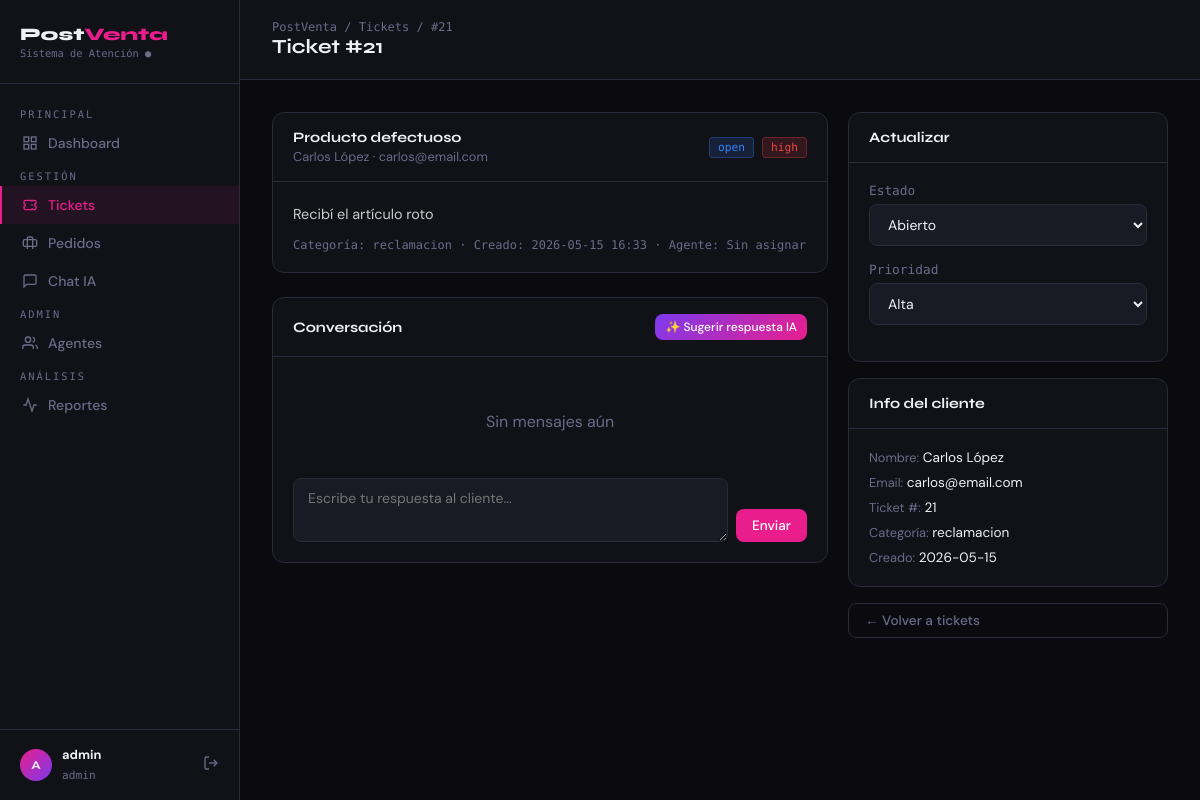
Page /tickets/21 (signed in) on the committed database.
### tables this page shows
CREATE TABLE tickets (
        id INTEGER PRIMARY KEY AUTOINCREMENT,
        title TEXT NOT NULL,
        description TEXT NOT NULL,
        status TEXT DEFAULT 'open',
        priority TEXT DEFAULT 'medium',
        category TEXT DEFAULT 'general',
        customer_name TEXT NOT NULL,
        customer_email TEXT NOT NULL,
        assigned_to INTEGER,
        created_at TIMESTAMP DEFAULT CURRENT_TIMESTAMP,
        updated_at TIMESTAMP DEFAULT CURRENT_TIMESTAMP,
        resolved_at TIMESTAMP,
        FOREIGN KEY (assigned_to) REFERENCES users(id)
    );

### app.py (the view)
@app.route('/tickets/<int:tid>', methods=['GET','POST'])
@login_required
def ticket_detail(tid):
    conn = get_db()
    ticket = conn.execute("SELECT t.*, u.username as agent FROM tickets t LEFT JOIN users u ON t.assigned_to=u.id WHERE t.id=?", (tid,)).fetchone()
    messages = conn.execute("SELECT * FROM ticket_messages WHERE ticket_id=? ORDER BY created_at", (tid,)).fetchall()
    agents = conn.execute("SELECT * FROM users WHERE role IN ('agent','admin')").fetchall()
    conn.close()
    if not ticket:
        return redirect(url_for('tickets'))
    return render_template('ticket_detail.html', ticket=ticket, messages=messages, agents=agents)

### app.py (called while the page is built)
def get_db():
    conn = sqlite3.connect(DB)
    conn.row_factory = sqlite3.Row
    return conn

def login_required(f):
    from functools import wraps
    @wraps(f)
    def decorated(*args, **kwargs):
        if 'user_id' not in session:
            return redirect(url_for('login'))
        return f(*args, **kwargs)
    return decorated

### templates/ticket_detail.html (shortened to what this page needs)
{% extends "base.html" %}
{% block breadcrumb %}Tickets / #{{ ticket.id }}{% endblock %}
{% block page_title %}Ticket #{{ ticket.id }}{% endblock %}
{% block content %}
<div class="ticket-layout">
  <div>
    <div class="card mb-24">
      <div class="card-header">
        <div>
          <h3>{{ ticket.title }}</h3>
          <div class="text-muted" style="margin-top:2px;font-size:.8rem">{{ ticket.customer_name }} · {{ ticket.customer_email }}</div>
        </div>
        <div class="flex gap-8">
          <span class="badge badge-{{ ticket.status }}">{{ ticket.status|replace('_',' ') }}</span>
          <span class="badge badge-{{ ticket.priority }}">{{ ticket.priority }}</span>
        </div>
      </div>
      <div class="card-body">
        <p style="font-size:.9rem;line-height:1.7;color:#ccc">{{ ticket.description }}</p>
        <div class="text-muted font-mono" style="margin-top:12px;font-size:.75rem">
          Categoría: {{ ticket.category }} · Creado: {{ ticket.created_at[:16] }} · Agente: {{ ticket.agent or 'Sin asignar' }}
        </div>
      </div>
    </div>
    <div class="card">
      <div class="card-header">
        <h3>Conversación</h3>
        <button class="btn btn-ai btn-sm" onclick="getAiSuggestion()" id="ai-btn">✨ Sugerir respuesta IA</button>
      </div>
      <div class="card-body">
        <div class="chat-box" id="chat-box">
          {% if not messages %}
          <div class="empty" style="padding:30px">Sin mensajes aún</div>
          {% endif %}
        </div>
        <form method="POST" action="{{ url_for('ticket_message', tid=ticket.id) }}" style="margin-top:12px">
          <div style="display:flex;gap:8px;align-items:flex-end">
            <textarea class="form-control" name="message" id="msg-input" placeholder="Escribe tu respuesta al cliente..." style="min-height:64px;flex:1" required></textarea>
            <button type="submit" class="btn btn-primary">Enviar</button>
          </div>
        </form>
      </div>
    </div>
  </div>
  <div style="display:flex;flex-direction:column;gap:16px">
    <div class="card">
      <div class="card-header"><h3>Actualizar</h3></div>
      <div class="card-body">
        <div class="form-group">
          <label class="form-label">Estado</label>
          <select class="form-control" id="sel-status" onchange="updateTicket('status', this.value)">
            <option value="open" {{ 'selected' if ticket.status=='open' }}>Abierto</option>
          </select>
        </div>
        <div class="form-group">
          <label class="form-label">Prioridad</label>
          <select class="form-control" id="sel-priority" onchange="updateTicket('priority', this.value)">
            <option value="high" {{ 'selected' if ticket.priority=='high' }}>Alta</option>
          </select>
        </div>
      </div>
    </div>
    <div class="card">
      <div class="card-header"><h3>Info del cliente</h3></div>
      <div class="card-body">
        <div style="display:flex;flex-direction:column;gap:8px;font-size:.85rem">
          <div><span class="text-muted">Nombre:</span> {{ ticket.customer_name }}</div>
          <div><span class="text-muted">Email:</span> {{ ticket.customer_email }}</div>
          <div><span class="text-muted">Ticket #:</span> {{ ticket.id }}</div>
          <div><span class="text-muted">Categoría:</span> {{ ticket.category }}</div>
          <div><span class="text-muted">Creado:</span> {{ ticket.created_at[:10] }}</div>
        </div>
      </div>
    </div>
    <a href="{{ url_for('tickets') }}" class="btn btn-ghost">← Volver a tickets</a>
  </div>
</div>
{% endblock %}

### templates/base.html (style rules this page uses)
:root { --bg: #0a0a0f; --surface: #111118; --surface2: #1a1a24; --border: #2a2a3a; --accent: #e91e8c; --accent2: #7c3aed; --accent3: #00d4aa; --text: #f0f0f8; --muted: #6b6b8a; --danger: #ef4444; --warning: #f59e0b; --success: #10b981; --info: #3b82f6; --sidebar-w: 240px; }
* { margin: 0; padding: 0; box-sizing: border-box; }
body { background: var(--bg); color: var(--text); font-family: 'DM Sans', sans-serif; min-height: 100vh; display: flex; }
.card { background: var(--surface); border: 1px solid var(--border); border-radius: 12px; overflow: hidden; }
.card-header { padding: 16px 20px; border-bottom: 1px solid var(--border); display: flex; align-items: center; justify-content: space-between; }
.card-header h3 { font-family: 'Syne'; font-size: .9rem; font-weight: 700; }
.card-body { padding: 20px; }
.badge { display: inline-flex; align-items: center; gap: 4px; padding: 3px 8px; border-radius: 4px; font-size: .7rem; font-family: 'DM Mono'; font-weight: 500; white-space: nowrap; }
.badge-open { background: rgba(59,130,246,.15); color: var(--info); border: 1px solid rgba(59,130,246,.3); }
.badge-high { background: rgba(239,68,68,.15); color: var(--danger); border: 1px solid rgba(239,68,68,.3); }
.btn { display: inline-flex; align-items: center; gap: 6px; padding: 8px 16px; border-radius: 8px; border: none; cursor: pointer; font-family: 'DM Sans'; font-size: .85rem; font-weight: 500; text-decoration: none; transition: all .15s; }
.btn-primary { background: var(--accent); color: white; }
.btn-sm { padding: 5px 10px; font-size: .75rem; }
.btn-ghost { background: transparent; color: var(--muted); border: 1px solid var(--border); }
.btn-ai { background: linear-gradient(135deg, var(--accent2), var(--accent)); color: white; }
.form-group { margin-bottom: 16px; }
.form-label { display: block; font-size: .8rem; font-weight: 500; margin-bottom: 6px; color: var(--muted); font-family: 'DM Mono'; }
.form-control { width: 100%; padding: 10px 14px; background: var(--surface2); border: 1px solid var(--border); border-radius: 8px; color: var(--text); font-family: 'DM Sans'; font-size: .875rem; transition: border-color .15s; }
select.form-control option { background: var(--surface2); }
textarea.form-control { resize: vertical; min-height: 80px; }
.flex { display: flex; }
.gap-8 { gap: 8px; }
.text-muted { color: var(--muted); font-size: .8rem; }
.font-mono { font-family: 'DM Mono'; }
.mb-24 { margin-bottom: 24px; }
.empty { text-align: center; padding: 60px 20px; color: var(--muted); }

### templates/ticket_detail.html (style rules this page uses)
.ticket-layout { display: grid; grid-template-columns: 1fr 320px; gap: 20px; }
.chat-box { max-height: 400px; overflow-y: auto; padding: 4px; }

### rows in the picture
tickets: id "21", title "Producto defectuoso", customer_name "Carlos López", customer_email "carlos@email.com", status "open", priority "high", description "Recibí el artículo roto", category "reclamacion", created_at "2026-05-15 16:33", created_at "2026-05-15"

### other values in the picture
{{ session.username[0]|upper if session.username }} "A"
{{ session.username }} "admin"
{{ session.role }} "admin"
{{ ticket.agent or 'Sin asignar' }} "Sin asignar"
